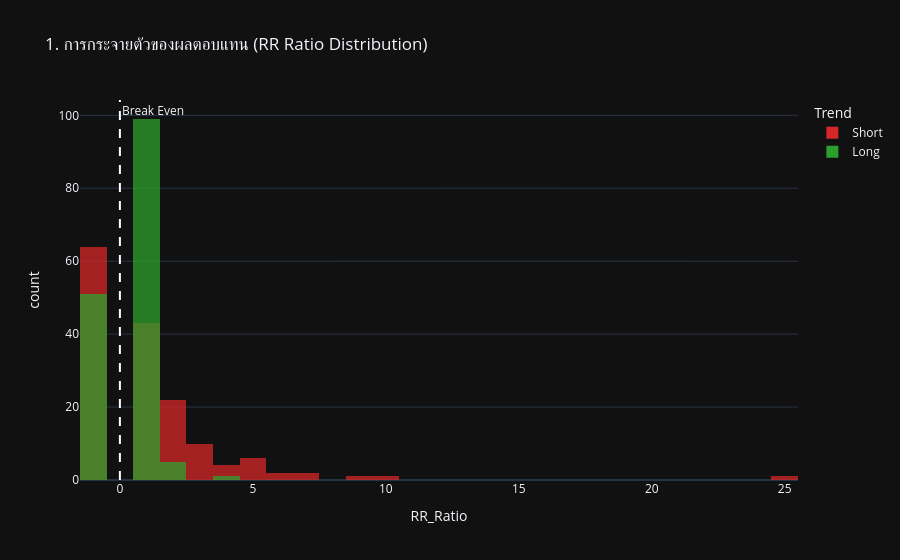
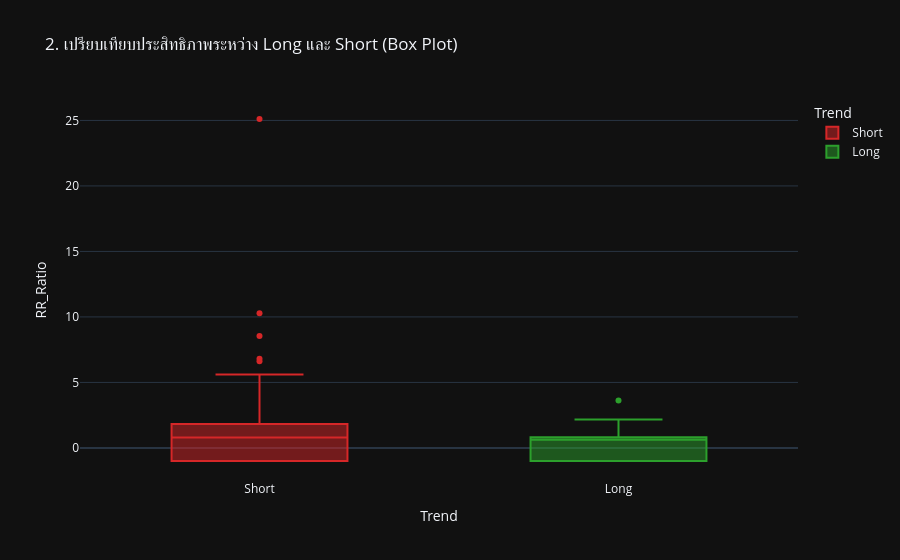
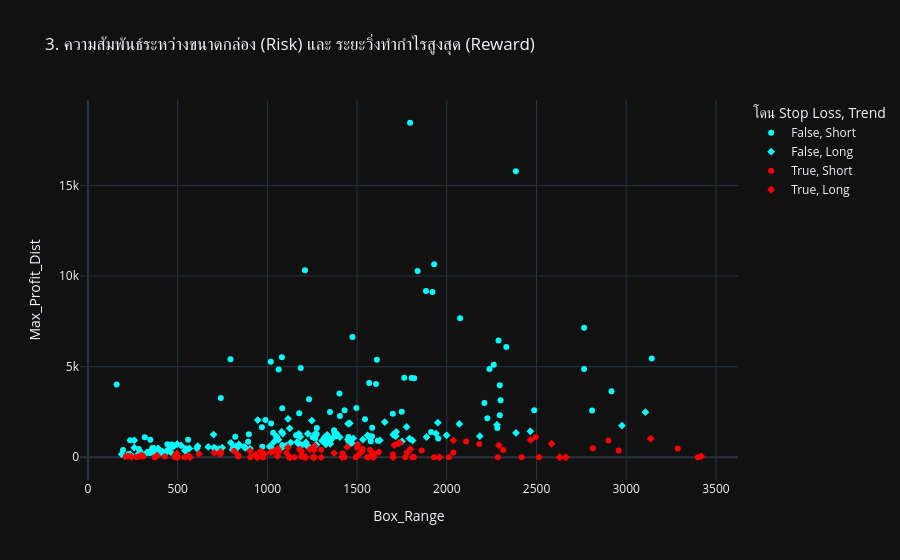

The notebook cell these images were saved under, in order:
### Code cell
# เตรียม List ว่างเพื่อเก็บข้อมูลสถิติของแต่ละกล่อง
research_data = []

# ใช้ตัวแปร boxes จากขั้นตอนก่อนหน้าที่เรา Group ไว้แล้ว
for name, group in boxes:
    if len(group) < 1: 
        continue

    # 1. กำหนดจุดเวลาของกล่อง
    box_start_time = group.index[0]
    box_end_time = group.index[-1]
    
    # 2. คำนวณค่ากึ่งกลางและระยะของกล่อง
    top = group['BoxTop'].iloc[0]
    bottom = group['BoxBottom'].iloc[0]
    box_center = (top + bottom) / 2
    box_range = top - bottom
    
    # ดึงค่า SMA 200 ณ แท่งสุดท้ายของกล่อง
    sma_val = df.loc[box_start_time, 'SMA_200']
    
    if pd.isna(sma_val): 
        continue
        
    # 3. กำหนดทิศทางและ Stop Level
    is_uptrend = box_center > sma_val
    
    if is_uptrend:
        direction_label = 'Long'
        stop_level = box_center - box_range 
    else:
        direction_label = 'Short'
        stop_level = box_center + box_range
        
    # 4. สแกนราคาในอนาคต
    future_df = df.loc[box_start_time:].iloc[1:]

    max_favorable_distance = 0  
    hit_stop_loss = False       
    hit_break_even = False      
    trigger_be = False
    max3d = False
    is_triggered = False        
    is_brakeout = False         
    
    # ลอจิกการจำลองเดินหน้าไปทีละแท่ง
    if is_uptrend:
        followCandel = 0
        highest_seen = box_center
        for idx, row in future_df.iterrows():
            if not is_triggered:
                if row['Low'] <= box_center:
                    is_triggered = True  
                elif idx  == box_end_time:
                    break 
                else:
                    continue

            # เลื่อนหน้าทุน (Break Even) เมื่อวิ่งไปไกล 1 เท่าของระยะกล่อง
            if row['High'] > highest_seen:
                highest_seen = row['High']
                if (highest_seen - box_center) >= box_range:
                    trigger_be = True
            
            if row['Close'] > top:
                is_brakeout = True

            if is_brakeout:
                followCandel += 1 
              
            # ถ้าราคา Low ตวัดลงมาชนจุดเข้า ณ กลางกรอบ (กั้นหน้าทุน) -> จบรอบคุ้มทุน
            if row['Low'] <= box_center and trigger_be:
                hit_break_even = True
                break
            # ถ้าราคา Low ตวัดลงมาโดนจุด Stop Level เริ่มต้น -> จบรอบ SL
            elif row['Low'] <= stop_level :
                hit_stop_loss = True
                break
           
            if followCandel == 18:
                max3d = True
                break
                
        max_favorable_distance = highest_seen - box_center
        
        # [ใหม่] คำนวณระยะที่ทำได้จริงตอนจบออเดอร์ (Actual Result)
        if hit_break_even:
            realized_distance = 0
        elif hit_stop_loss:
            realized_distance = -box_range
        else:
            # กรณีที่รันเทรนด์จนจบ 18 แท่ง หรือจนจบกราฟ -> ปิดสถานะที่ราคาปิด (Close) ของแท่งที่ออก 
            realized_distance = row['Close'] - box_center
        
    else: # ฝั่ง Short (Downtrend)
        followCandel = 0
        lowest_seen = box_center
        for idx, row in future_df.iterrows():
            if not is_triggered:
                if row['High'] >= box_center:
                    is_triggered = True
                elif idx  == box_end_time:
                    break 
                else:
                    continue

            # เลื่อนหน้าทุน (Break Even) เมื่อลงไปไกล 1 เท่าของระยะกล่อง
            if row['Low'] < lowest_seen:
                lowest_seen = row['Low']
                if (box_center - lowest_seen) >= box_range :
                    trigger_be = True
                    
            if row['Close'] < bottom:
                is_brakeout = True

            if is_brakeout:
                followCandel += 1 
            
            # ถ้าราคา High เด้งกลับขึ้นมาชนจุดเข้า ณ กลางกรอบ (กั้นหน้าทุน) -> จบรอบคุ้มทุน
            if row['High'] >= box_center and trigger_be:
                hit_break_even = True
                break
            # ถ้าราคา High ทะลุโดนจุด Stop Level เริ่มต้น -> จบรอบ SL
            elif row['High'] >= stop_level  :
                hit_stop_loss = True
                break
                
            if followCandel == 18:
                max3d = True
                break
                
        max_favorable_distance = box_center - lowest_seen
        
        # [ใหม่] คำนวณระยะที่ทำได้จริงตอนจบออเดอร์
        if hit_break_even:
            realized_distance = 0
        elif hit_stop_loss:
            realized_distance = -box_range
        else:
            # กรณีที่รันเทรนด์จนจบ 18 แท่ง หรือจนจบกราฟ -> ปิดสถานะ Short ที่ราคาปิด (Close) ของแท่งนั้น
            realized_distance = box_center - row['Close']
        
    # 5. เก็บข้อมูลทั้งหมดลง List
    if is_triggered:
        research_data.append({
            'Start_Time': box_start_time,
            'End_Time': box_end_time,
            'Trend': direction_label,
            'Box_Center': round(box_center, 2),
            'Box_Range': round(box_range, 2),
            'Max_Profit_Dist': round(max_favorable_distance, 2), # ระยะบวกสูงสุดที่เป็นไปได้
            'Hit_SL': hit_stop_loss,                             
            'Hit_BE': hit_break_even,                            
            'Actual_Result': round(realized_distance, 2)         # กำไร/ขาดทุนที่ได้จริงๆ ตอนปิดไม้สุดท้าย
        })

# แปลง List เป็น DataFrame
research_df = pd.DataFrame(research_data)

if not research_df.empty:
    # คำนวณ RR จากกำไรที่ทำได้จริงๆ (Actual Result)
    research_df['RR_Ratio'] = round(research_df['Actual_Result'] / research_df['Box_Range'], 2)

### Figure 1 — Plotly figure (JSON) as saved in the notebook; plotly's stock layout.template omitted (floating-point values rounded to 4 significant figures; data arrays with more than 128 entries replaced by an {"elided": "..."} marker saying what was removed)
{"data": [{"bingroup": "x", "hovertemplate": "Trend=Short<br>RR_Ratio=%{x}<br>count=%{y}<extra></extra>", "legendgroup": "Short", "marker": {"color": "#d62728", "opacity": 0.75, "pattern": {"shape": ""}}, "name": "Short", "nbinsx": 50, "orientation": "v", "showlegend": true, "type": "histogram", "x": {"elided": "156 float values"}, "xaxis": "x", "yaxis": "y"}, {"bingroup": "x", "hovertemplate": "Trend=Long<br>RR_Ratio=%{x}<br>count=%{y}<extra></extra>", "legendgroup": "Long", "marker": {"color": "#2ca02c", "opacity": 0.75, "pattern": {"shape": ""}}, "name": "Long", "nbinsx": 50, "orientation": "v", "showlegend": true, "type": "histogram", "x": {"elided": "156 float values"}, "xaxis": "x", "yaxis": "y"}], "layout": {"annotations": [{"showarrow": false, "text": "Break Even", "x": 0, "xanchor": "left", "xref": "x", "y": 1, "yanchor": "top", "yref": "y domain"}], "barmode": "overlay", "legend": {"title": {"text": "Trend"}, "tracegroupgap": 0}, "shapes": [{"line": {"color": "white", "dash": "dash"}, "type": "line", "x0": 0, "x1": 0, "xref": "x", "y0": 0, "y1": 1, "yref": "y domain"}], "title": {"text": "1. การกระจายตัวของผลตอบแทน (RR Ratio Distribution)"}, "xaxis": {"anchor": "y", "domain": [0, 1], "title": {"text": "RR_Ratio"}}, "yaxis": {"anchor": "x", "domain": [0, 1], "title": {"text": "count"}}}}

### Figure 2 — Plotly figure (JSON) as saved in the notebook; plotly's stock layout.template omitted (floating-point values rounded to 4 significant figures; data arrays with more than 128 entries replaced by an {"elided": "..."} marker saying what was removed)
{"data": [{"alignmentgroup": "True", "hovertemplate": "Trend=%{x}<br>RR_Ratio=%{y}<extra></extra>", "legendgroup": "Short", "marker": {"color": "#d62728"}, "name": "Short", "notched": false, "offsetgroup": "Short", "orientation": "v", "showlegend": true, "type": "box", "x": {"elided": "156 str values"}, "x0": " ", "xaxis": "x", "y": {"elided": "156 float values"}, "y0": " ", "yaxis": "y"}, {"alignmentgroup": "True", "hovertemplate": "Trend=%{x}<br>RR_Ratio=%{y}<extra></extra>", "legendgroup": "Long", "marker": {"color": "#2ca02c"}, "name": "Long", "notched": false, "offsetgroup": "Long", "orientation": "v", "showlegend": true, "type": "box", "x": {"elided": "156 str values"}, "x0": " ", "xaxis": "x", "y": {"elided": "156 float values"}, "y0": " ", "yaxis": "y"}], "layout": {"boxmode": "overlay", "legend": {"title": {"text": "Trend"}, "tracegroupgap": 0}, "title": {"text": "2. เปรียบเทียบประสิทธิภาพระหว่าง Long และ Short (Box Plot)"}, "xaxis": {"anchor": "y", "categoryarray": ["Short", "Long"], "categoryorder": "array", "domain": [0, 1], "title": {"text": "Trend"}}, "yaxis": {"anchor": "x", "domain": [0, 1], "title": {"text": "RR_Ratio"}}}}

### Figure 3 — Plotly figure (JSON) as saved in the notebook; plotly's stock layout.template omitted (floating-point values rounded to 4 significant figures; data arrays with more than 128 entries replaced by an {"elided": "..."} marker saying what was removed)
{"data": [{"customdata": {"elided": "92x2 mixed values"}, "hovertemplate": "โดน Stop Loss=False<br>Trend=Short<br>Box_Range=%{x}<br>Max_Profit_Dist=%{y}<br>Start_Time=%{customdata[0]}<br>RR_Ratio=%{customdata[1]}<extra></extra>", "legendgroup": "False, Short", "marker": {"color": "cyan", "symbol": "circle"}, "mode": "markers", "name": "False, Short", "orientation": "v", "showlegend": true, "type": "scatter", "x": [558.1, 467.2, 543.6, 291.9, 358.6, 347.7, 374.1, 226.8, 461.0, 348.4, 316.6, 346.1, 283.4, 159.8, 442.7, 343.1, 195.5, 235.2, 291.4, 820.9, 892.7, 740.6, 1452.0, 2300.0, 2295.0, 1605.0, 1404.0, 1616.0, 1177.0, 1083.0, 969.5, 971.3, 1081.0, 1275.0, 1402.0, 2209.0, 1063.0, 1749.0, 989.4, 1083.0, 1021.0, 3142.0, 2810.0, 2238.0, 1387.0, 1496.0, 1610.0, 2918.0, 2282.0, 1584.0, 1567.0, 896.8, 1210.0, 1838.0, 2487.0, 1232.0, 1544.0, 1253.0, 1276.0, 1884.0, 2765.0, 2295.0, 1583.0, 1374.0, 1019.0, 1372.0, 1451.0, 1475.0, 1763.0, 1576.0, 2766.0, 1920.0, 2074.0, 1929.0, 1818.0, 2226.0, 1952.0, 2288.0, 2262.0, 1186.0, 1160.0, 1032.0, 2332.0, 1795.0, 2385.0, 1699.0, 1266.0, 794.2, 1804.0, 1430.0, 1912.0, 1349.0], "xaxis": "x", "y": [970.0, 706.3, 494.4, 277.5, 514.6, 964.9, 248.2, 172.9, 564.5, 333.2, 1098.0, 228.2, 458.8, 4014.0, 722.4, 258.4, 400.2, 936.4, 246.3, 1129.0, 849.6, 3272.0, 1113.0, 3150.0, 2325.0, 4038.0, 2274.0, 910.0, 2422.0, 2701.0, 1659.0, 575.9, 5518.0, 1290.0, 3514.0, 2997.0, 4843.0, 2510.0, 2052.0, 658.3, 1865.0, 5450.0, 2585.0, 4869.0, 1282.0, 2718.0, 5380.0, 3642.0, 1619.0, 1632.0, 4093.0, 1271.0, 10320.0, 10280.0, 2600.0, 3199.0, 2093.0, 1106.0, 1618.0, 9170.0, 4865.0, 3976.0, 1160.0, 1363.0, 5273.0, 1488.0, 911.4, 6631.0, 4394.0, 883.1, 7154.0, 9124.0, 7673.0, 10660.0, 4365.0, 2153.0, 1030.0, 6449.0, 5109.0, 4926.0, 1217.0, 1346.0, 6089.0, 18460.0, 15780.0, 2402.0, 1055.0, 5407.0, 4372.0, 2600.0, 1397.0, 2502.0], "yaxis": "y"}, {"customdata": {"elided": "105x2 mixed values"}, "hovertemplate": "โดน Stop Loss=False<br>Trend=Long<br>Box_Range=%{x}<br>Max_Profit_Dist=%{y}<br>Start_Time=%{customdata[0]}<br>RR_Ratio=%{customdata[1]}<extra></extra>", "legendgroup": "False, Long", "marker": {"color": "cyan", "symbol": "diamond"}, "mode": "markers", "name": "False, Long", "orientation": "v", "showlegend": true, "type": "scatter", "x": [876.6, 415.9, 700.0, 540.0, 279.4, 391.6, 518.5, 351.1, 328.4, 405.6, 366.0, 236.7, 257.9, 442.0, 187.6, 478.3, 1020.0, 497.2, 548.3, 369.3, 812.6, 701.1, 565.0, 258.4, 442.3, 806.0, 869.8, 711.1, 729.6, 1225.0, 612.0, 670.3, 1036.0, 748.2, 460.9, 1701.0, 2976.0, 1571.0, 1449.0, 1999.0, 1627.0, 1062.0, 1384.0, 1013.0, 1085.0, 1215.0, 1326.0, 1333.0, 1086.0, 607.4, 1248.0, 1130.0, 1339.0, 1273.0, 1219.0, 1471.0, 1350.0, 1052.0, 1351.0, 840.8, 902.8, 1192.0, 795.9, 824.4, 3107.0, 1776.0, 1887.0, 2386.0, 1533.0, 2280.0, 2070.0, 1570.0, 2184.0, 2465.0, 1124.0, 832.2, 1183.0, 1479.0, 1450.0, 1940.0, 1750.0, 1715.0, 1810.0, 1363.0, 1106.0, 1792.0, 1176.0, 1051.0, 1654.0, 1950.0, 1559.0, 1461.0, 1313.0, 1225.0, 1404.0, 1305.0, 1080.0, 1115.0, 1718.0, 1459.0, 1167.0, 946.5, 1319.0, 1267.0, 1174.0], "xaxis": "x", "y": [517.7, 306.0, 1250.0, 366.0, 167.7, 491.3, 650.2, 309.8, 262.8, 253.3, 302.0, 151.4, 530.9, 384.2, 159.3, 607.9, 556.5, 728.1, 348.4, 484.2, 532.6, 524.9, 484.6, 934.2, 309.9, 416.1, 577.3, 489.5, 445.5, 645.1, 616.0, 569.3, 834.6, 523.6, 290.3, 1242.0, 1746.0, 1066.0, 974.5, 1208.0, 936.6, 971.3, 1197.0, 592.5, 572.1, 820.6, 710.8, 1231.0, 1307.0, 494.8, 2026.0, 810.5, 991.5, 692.6, 642.4, 780.4, 975.0, 1027.0, 743.1, 712.6, 476.6, 665.9, 798.0, 602.4, 2488.0, 1676.0, 1111.0, 1343.0, 977.7, 1792.0, 1838.0, 1141.0, 1164.0, 1432.0, 1597.0, 526.8, 1120.0, 1046.0, 1855.0, 1309.0, 876.6, 1170.0, 926.7, 1049.0, 645.2, 1033.0, 1294.0, 1147.0, 1944.0, 1910.0, 1208.0, 800.4, 970.5, 1297.0, 1110.0, 907.7, 1401.0, 2120.0, 1399.0, 1873.0, 843.9, 2051.0, 1110.0, 1307.0, 730.1], "yaxis": "y"}, {"customdata": [["2023-04-22T08:00:00", -1], ["2023-05-02T08:00:00", -1], ["2023-05-09T08:00:00", -1], ["2023-05-26T08:00:00", -1], ["2023-06-08T04:00:00", -1], ["2023-06-11T08:00:00", -1], ["2023-07-25T04:00:00", -1], ["2023-08-03T08:00:00", -1], ["2023-08-31T04:00:00", -1], ["2023-09-02T08:00:00", -1], ["2023-09-13T08:00:00", -1], ["2024-01-25T00:00:00", -1], ["2024-01-27T12:00:00", -1], ["2024-04-06T04:00:00", -1], ["2024-04-14T16:00:00", -1], ["2024-04-19T20:00:00", -1], ["2024-04-27T16:00:00", -1], ["2024-05-02T08:00:00", -1], ["2024-05-03T00:00:00", -1], ["2024-05-11T04:00:00", -1], ["2024-05-15T04:00:00", -1], ["2024-07-06T04:00:00", -1], ["2024-07-09T08:00:00", -1], ["2024-07-11T00:00:00", -1], ["2024-07-14T12:00:00", -1], ["2024-08-06T08:00:00", -1], ["2024-08-13T08:00:00", -1], ["2024-08-16T12:00:00", -1], ["2024-08-21T04:00:00", -1], ["2024-08-22T16:00:00", -1], ["2024-09-09T12:00:00", -1], ["2024-09-12T08:00:00", -1], ["2025-01-01T08:00:00", -1], ["2025-01-03T12:00:00", -1], ["2025-01-15T08:00:00", -1], ["2025-02-13T20:00:00", -1], ["2025-02-19T20:00:00", -1], ["2025-03-01T08:00:00", -1], ["2025-03-05T20:00:00", -1], ["2025-03-14T04:00:00", -1], ["2025-04-01T04:00:00", -1], ["2025-04-12T04:00:00", -1], ["2025-06-24T12:00:00", -1], ["2025-08-26T16:00:00", -1], ["2025-09-03T04:00:00", -1], ["2025-09-26T08:00:00", -1], ["2025-10-11T16:00:00", -1], ["2025-10-18T04:00:00", -1], ["2025-10-24T04:00:00", -1], ["2025-11-12T04:00:00", -1], ["2025-11-22T04:00:00", -1], ["2025-11-26T00:00:00", -1], ["2025-11-27T12:00:00", -1], ["2025-12-06T08:00:00", -1], ["2025-12-10T12:00:00", -1], ["2025-12-18T08:00:00", -1], ["2025-12-20T04:00:00", -1], ["2025-12-24T12:00:00", -1], ["2025-12-27T04:00:00", -1], ["2025-12-30T04:00:00", -1], ["2026-01-01T04:00:00", -1], ["2026-02-07T20:00:00", -1], ["2026-02-13T08:00:00", -1], ["2026-02-14T04:00:00", -1]], "hovertemplate": "โดน Stop Loss=True<br>Trend=Short<br>Box_Range=%{x}<br>Max_Profit_Dist=%{y}<br>Start_Time=%{customdata[0]}<br>RR_Ratio=%{customdata[1]}<extra></extra>", "legendgroup": "True, Short", "marker": {"color": "red", "symbol": "circle"}, "mode": "markers", "name": "True, Short", "orientation": "v", "showlegend": true, "type": "scatter", "x": [284.6, 497.6, 487.3, 223.8, 428.8, 297.3, 210.0, 307.8, 269.9, 371.9, 483.6, 814.7, 538.8, 1064.0, 2314.0, 2496.0, 976.6, 1930.0, 1777.0, 1108.0, 1121.0, 1261.0, 1700.0, 1500.0, 1206.0, 2814.0, 1530.0, 1817.0, 1191.0, 1300.0, 1207.0, 1259.0, 1621.0, 1560.0, 1573.0, 1557.0, 1493.0, 2958.0, 3400.0, 2515.0, 1429.0, 2285.0, 1189.0, 1769.0, 1582.0, 1179.0, 2901.0, 1504.0, 2181.0, 1254.0, 3287.0, 2108.0, 1860.0, 904.8, 1728.0, 1810.0, 2036.0, 1420.0, 974.5, 1151.0, 838.1, 2418.0, 2012.0, 942.1], "xaxis": "x", "y": [36.31, 5.75, 152.7, 83.32, 39.39, 110.7, 22.16, 43.47, 17.85, 0.0, 0.0, 341.5, 0.0, 320.2, 404.4, 1112.0, 3.7, 0.0, 260.6, 253.9, 0.0, 0.0, 147.0, 533.4, 0.0, 497.1, 448.5, 6.9, 293.9, 407.9, 0.0, 495.3, 291.6, 0.0, 398.9, 0.0, 0.0, 379.0, 0.0, 0.0, 0.0, 0.0, 43.87, 0.0, 101.8, 444.7, 923.6, 720.1, 731.8, 0.0, 476.5, 863.2, 367.4, 0.0, 742.9, 0.0, 264.3, 212.6, 0.0, 0.0, 37.18, 0.0, 0.0, 0.0], "yaxis": "y"}, {"customdata": [["2023-05-06T04:00:00", -1], ["2023-05-07T08:00:00", -1], ["2023-09-29T08:00:00", -1], ["2023-10-10T08:00:00", -1], ["2023-10-26T00:00:00", -1], ["2023-10-27T00:00:00", -1], ["2023-11-11T00:00:00", -1], ["2023-11-21T08:00:00", -1], ["2023-12-06T12:00:00", -1], ["2023-12-12T12:00:00", -1], ["2023-12-14T08:00:00", -1], ["2024-01-12T04:00:00", -1], ["2024-02-02T08:00:00", -1], ["2024-03-16T08:00:00", -1], ["2024-03-18T00:00:00", -1], ["2024-03-21T08:00:00", -1], ["2024-03-28T20:00:00", -1], ["2024-04-11T12:00:00", -1], ["2024-06-06T04:00:00", -1], ["2024-07-17T12:00:00", -1], ["2024-07-30T12:00:00", -1], ["2024-09-14T08:00:00", -1], ["2024-09-28T04:00:00", -1], ["2024-10-09T04:00:00", -1], ["2024-10-30T08:00:00", -1], ["2024-11-02T08:00:00", -1], ["2024-11-04T08:00:00", -1], ["2024-11-16T08:00:00", -1], ["2024-12-03T08:00:00", -1], ["2024-12-07T04:00:00", -1], ["2025-01-22T04:00:00", -1], ["2025-01-24T20:00:00", -1], ["2025-01-30T16:00:00", -1], ["2025-02-01T08:00:00", -1], ["2025-03-27T08:00:00", -1], ["2025-04-13T04:00:00", -1], ["2025-04-19T16:00:00", -1], ["2025-04-26T04:00:00", -1], ["2025-04-29T08:00:00", -1], ["2025-05-14T04:00:00", -1], ["2025-05-22T16:00:00", -1], ["2025-07-04T04:00:00", -1], ["2025-07-23T04:00:00", -1], ["2025-07-28T04:00:00", -1], ["2025-08-15T04:00:00", -1], ["2025-09-13T08:00:00", -1], ["2025-09-17T08:00:00", -1], ["2025-09-20T04:00:00", -1], ["2026-01-16T08:00:00", -1], ["2026-03-05T04:00:00", -1], ["2026-03-06T04:00:00", -1]], "hovertemplate": "โดน Stop Loss=True<br>Trend=Long<br>Box_Range=%{x}<br>Max_Profit_Dist=%{y}<br>Start_Time=%{customdata[0]}<br>RR_Ratio=%{customdata[1]}<extra></extra>", "legendgroup": "True, Long", "marker": {"color": "red", "symbol": "diamond"}, "mode": "markers", "name": "True, Long", "orientation": "v", "showlegend": true, "type": "scatter", "x": [569.4, 496.3, 385.2, 242.4, 933.7, 619.0, 704.0, 499.4, 961.9, 943.0, 903.6, 1416.0, 559.7, 2629.0, 2467.0, 2584.0, 1260.0, 1739.0, 1058.0, 1591.0, 1445.0, 1019.0, 836.0, 737.7, 1114.0, 1060.0, 1259.0, 1525.0, 1732.0, 3136.0, 3419.0, 2663.0, 1797.0, 1372.0, 1236.0, 1701.0, 983.5, 1185.0, 1262.0, 1595.0, 1707.0, 1300.0, 1960.0, 1214.0, 2037.0, 1056.0, 1127.0, 1036.0, 738.4, 2290.0, 1511.0], "xaxis": "x", "y": [0.0, 205.7, 96.76, 16.2, 144.0, 184.5, 244.0, 0.0, 330.5, 0.0, 344.4, 0.0, 97.23, 0.0, 957.1, 745.2, 0.0, 790.9, 471.0, 0.0, 571.7, 280.3, 134.1, 182.9, 539.2, 327.1, 394.2, 308.6, 788.4, 1020.0, 52.81, 0.0, 453.3, 231.2, 436.8, 0.0, 181.7, 406.3, 629.2, 178.3, 673.6, 0.0, 0.0, 0.0, 932.4, 60.81, 0.0, 326.7, 306.8, 653.2, 168.7], "yaxis": "y"}], "layout": {"legend": {"title": {"text": "โดน Stop Loss, Trend"}, "tracegroupgap": 0}, "title": {"text": "3. ความสัมพันธ์ระหว่างขนาดกล่อง (Risk) และ ระยะวิ่งทำกำไรสูงสุด (Reward)"}, "xaxis": {"anchor": "y", "domain": [0, 1], "title": {"text": "Box_Range"}}, "yaxis": {"anchor": "x", "domain": [0, 1], "title": {"text": "Max_Profit_Dist"}}}}
